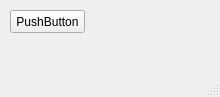
<?xml version="1.0" encoding="UTF-8"?>
<ui version="4.0">
 <class>MainWindow</class>
 <widget class="QMainWindow" name="MainWindow">
  <property name="geometry">
   <rect>
    <x>0</x>
    <y>0</y>
    <width>220</width>
    <height>97</height>
   </rect>
  </property>
  <property name="windowTitle">
   <string>MainWindow</string>
  </property>
  <widget class="QWidget" name="centralwidget">
   <widget class="QPushButton" name="pushButton">
    <property name="geometry">
     <rect>
      <x>10</x>
      <y>10</y>
      <width>75</width>
      <height>23</height>
     </rect>
    </property>
    <property name="text">
     <string>PushButton</string>
    </property>
   </widget>
  </widget>
  <widget class="QMenuBar" name="menubar">
   <property name="geometry">
    <rect>
     <x>0</x>
     <y>0</y>
     <width>220</width>
     <height>21</height>
    </rect>
   </property>
  </widget>
  <widget class="QStatusBar" name="statusbar"/>
 </widget>
 <resources/>
 <connections/>
</ui>
